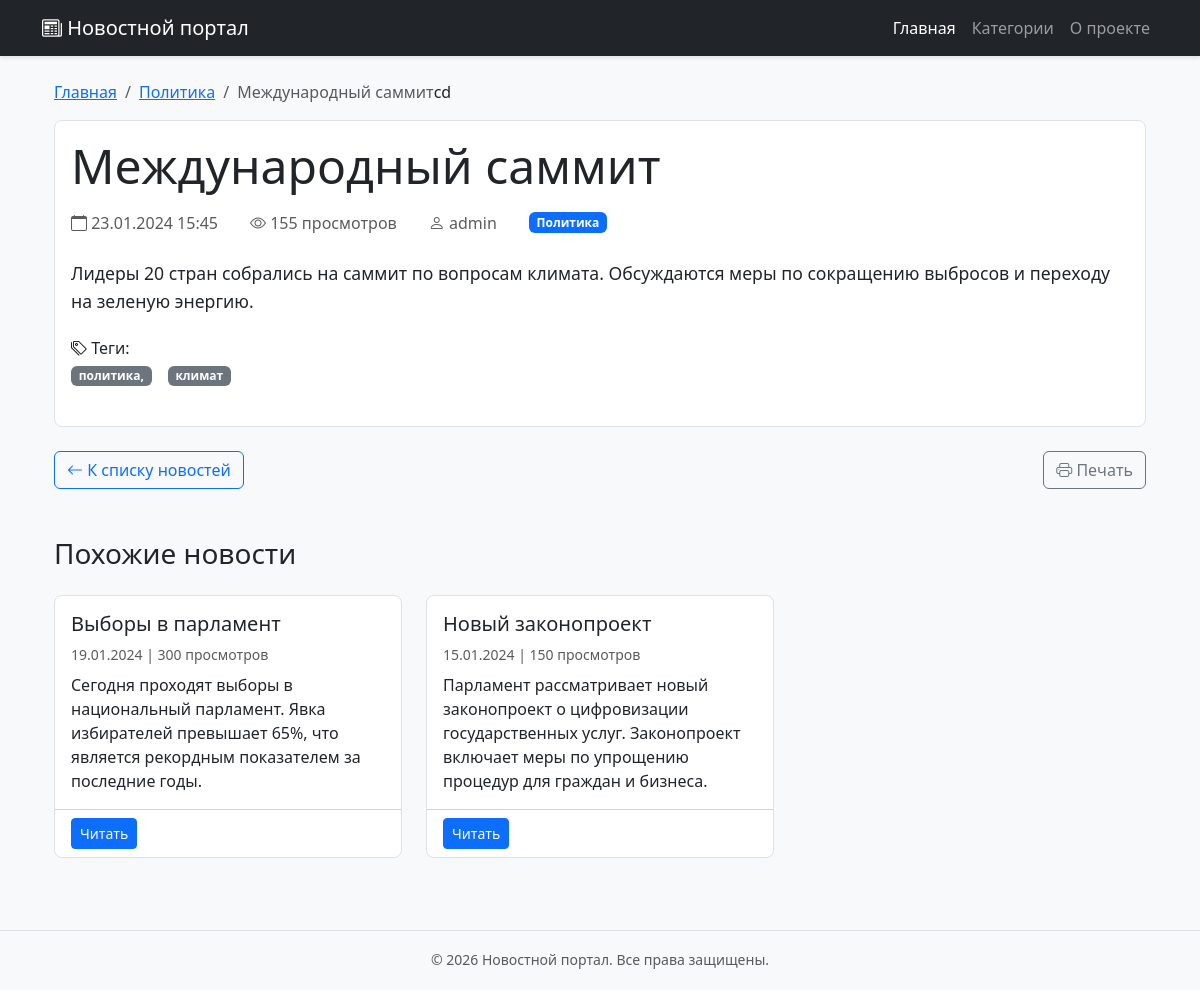
Screenshot of /news/9/ with the database file from the repository.
### news/models.py (models this page shows, shortened)
class News(models.Model):
    DRAFT = 'draft'
    PUBLISHED = 'published'
    ARCHIVED = 'archived'
    STATUS_CHOICES = [
        (DRAFT, 'Черновик'),
        (PUBLISHED, 'Опубликовано'),
        (ARCHIVED, 'В архиве'),
    ]
    title = models.CharField(max_length=200, verbose_name='Заголовок')
    slug = models.SlugField(max_length=200, unique=True, verbose_name='URL-адрес')
    content = models.TextField(verbose_name='Содержание')
    short_description = models.TextField(max_length=500, verbose_name='Краткое описание', blank=True)
    category = models.ForeignKey(
        Category,
        on_delete=models.CASCADE,
        related_name='news',
        verbose_name='Категория'
    )
    author = models.ForeignKey(
        User,
        on_delete=models.CASCADE,
        related_name='news',
        verbose_name='Автор'
    )
    status = models.CharField(
        max_length=20,
        choices=STATUS_CHOICES,
        default=DRAFT,
        verbose_name='Статус'
    )
    created_at = models.DateTimeField(auto_now_add=True, verbose_name='Дата создания')
    updated_at = models.DateTimeField(auto_now=True, verbose_name='Дата обновления')
    published_at = models.DateTimeField(blank=True, null=True, verbose_name='Дата публикации')
    image = models.ImageField(
        upload_to='news/images/%Y/%m/%d/',
        verbose_name='Изображение',
        blank=True,
        null=True
    )
    views = models.PositiveIntegerField(default=0, verbose_name='Количество просмотров')
    tags = models.CharField(max_length=200, verbose_name='Теги', blank=True)
    meta_title = models.CharField(max_length=200, verbose_name='Meta заголовок', blank=True)
    meta_description = models.TextField(verbose_name='Meta описание', blank=True)
    class Meta:
        verbose_name = 'Новость'
        verbose_name_plural = 'Новости'
        ordering = ['-created_at']
        indexes = [
            models.Index(fields=['-created_at']),
            models.Index(fields=['status']),
            models.Index(fields=['category']),
        ]
    def save(self, *args, **kwargs):
        if self.status == self.PUBLISHED and not self.published_at:
            from django.utils import timezone
            self.published_at = timezone.now()
        elif self.status != self.PUBLISHED:
            self.published_at = None
        super().save(*args, **kwargs)

class Category(models.Model):
    name = models.CharField(max_length=100, verbose_name='Название категории')
    slug = models.SlugField(max_length=150, unique=True, verbose_name='URL-адрес')
    description = models.TextField(verbose_name='Описание', blank=True)
    created_at = models.DateTimeField(auto_now_add=True, verbose_name='Дата создания')
    class Meta:
        verbose_name = 'Категория'
        verbose_name_plural = 'Категории'
        ordering = ['name']

### news/views.py (the view)
# urls.py: path('news/<int:news_id>/', views.news_detail, name='news_detail'),
def news_detail(request, news_id):
    try:
        news_item = get_object_or_404(News, id=news_id, status='published')
        news_item.views += 1
        news_item.save(update_fields=['views'])
        related_news = News.objects.filter(
            category=news_item.category,
            status='published'
        ).exclude(id=news_id).order_by('-created_at')[:3]
        context = {
            'news': news_item,
            'title': news_item.title,
            'related_news': related_news,
        }
        return render(request, 'news/news_detail.html', context)
    except News.DoesNotExist:
        raise Http404("Новость не найдена")

### news/templates/news/news_detail.html (shortened to what this page needs)
{% extends 'news/base.html' %}
{% load static %}
{% block content %}
<div class="container mt-4">
    <nav aria-label="breadcrumb">
        <ol class="breadcrumb">
            <li class="breadcrumb-item"><a href="{% url 'index' %}">Главная</a></li>
            <li class="breadcrumb-item"><a href="#">{{ news.category.name }}</a></li>
            <li class="breadcrumb-item active">{{ news.title|truncatechars:30 }}</li>
        cd
    </nav>
    <div class="card mb-4">
        <div class="card-body">
            <h1 class="card-title display-5 mb-3">{{ news.title }}</h1>
            <div class="d-flex flex-wrap align-items-center gap-3 mb-4 text-muted">
                <span><i class="bi bi-calendar"></i> {{ news.created_at|date:"d.m.Y H:i" }}</span>
                <span><i class="bi bi-eye"></i> {{ news.views }} просмотров</span>
                <span><i class="bi bi-person"></i> {{ news.author.username|default:"admin" }}</span>
                <span class="badge bg-primary">{{ news.category.name }}</span>
            </div>
            <div class="news-content mb-4">
                {{ news.content|linebreaks }}
            </div>
            {% if news.tags %}
            <div class="mb-4">
                <h6><i class="bi bi-tags"></i> Теги:</h6>
                <div class="d-flex flex-wrap gap-2">
                    {% for tag in news.tags.split %}
                    <span class="badge bg-secondary">{{ tag }}</span>
                    {% endfor %}
                </div>
            </div>
            {% endif %}
        </div>
    </div>
    <div class="d-flex justify-content-between mb-5">
        <a href="{% url 'index' %}" class="btn btn-outline-primary">
            <i class="bi bi-arrow-left"></i> К списку новостей
        </a>
        <button class="btn btn-outline-secondary" onclick="window.print()">
            <i class="bi bi-printer"></i> Печать
        </button>
    </div>
    {% if related_news %}
    <div class="mb-5">
        <h3 class="mb-4">Похожие новости</h3>
        <div class="row">
            {% for related in related_news %}
            <div class="col-md-6 col-lg-4 mb-4">
                <div class="card h-100">
                    <div class="card-body">
                        <h5 class="card-title">{{ related.title }}</h5>
                        <p class="card-text text-muted small mb-2">
                            {{ related.created_at|date:"d.m.Y" }} | {{ related.views }} просмотров
                        </p>
                        <p class="card-text">{{ related.content|truncatewords:20 }}</p>
                    </div>
                    <div class="card-footer bg-transparent">
                        <a href="{% url 'news_detail' related.id %}" class="btn btn-primary btn-sm">Читать</a>
                    </div>
                </div>
            </div>
            {% endfor %}
        </div>
    </div>
    {% endif %}
</div>
<link rel="stylesheet" href="https://cdn.jsdelivr.net/npm/bootstrap-icons@1.11.1/font/bootstrap-icons.css">
{% endblock %}

### news/templates/news/base.html (style rules this page uses)
body { background-color: #f8f9fa; padding-bottom: 60px; }
.container { max-width: 1140px; }

### news/templates/news/news_detail.html (style rules this page uses)
.card { border: 1px solid #dee2e6; border-radius: 0.5rem; }
.card-title { color: #212529; }
.news-content { line-height: 1.6; font-size: 1.1rem; }
.mb-4 { margin-bottom: 1.5rem !important; }
.mb-5 { margin-bottom: 3rem !important; }
.d-flex.gap-3 > * { margin-right: 1rem; }
.d-flex.gap-2 > * { margin-right: 0.5rem; }

### rows the page displays
News: category.name "Политика", title "Международный саммит", created_at "23.01.2024 15:45", views "155", author.username "admin", content "Лидеры 20 стран собрались на саммит по вопросам климата. Обсуждаются меры по сокращению выбросов и переходу на зеленую энергию."
News: title "Выборы в парламент", created_at "19.01.2024", views "300", content "Сегодня проходят выборы в национальный парламент. Явка избирателей превышает 65%, что является рекордным показателем за последние годы."
News: title "Новый законопроект", created_at "15.01.2024", views "150", content "Парламент рассматривает новый законопроект о цифровизации государственных услуг. Законопроект включает меры по упрощению процедур для граждан и бизнеса."

### other values shown
{{ tag }} "политика," "климат"
